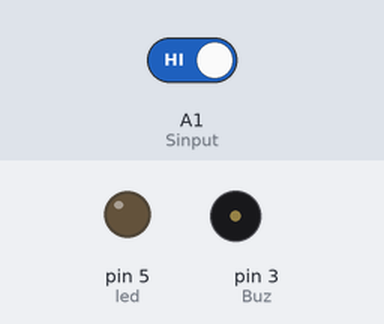
Recording of a sketch running on a simulated Arduino Uno, built with avr-gcc and run on an emulated ATmega328P. Shown: output pins drawn as LEDs (lit = HIGH), buzzer (waves = sounding, pin HIGH). Inputs (shaded band) come from the test bench; at power-on: A1 (Sinput) HIGH.

Above: at 1.2 s.
1.3 s: A1 (Sinput) driven LOW
At 3.5 s:
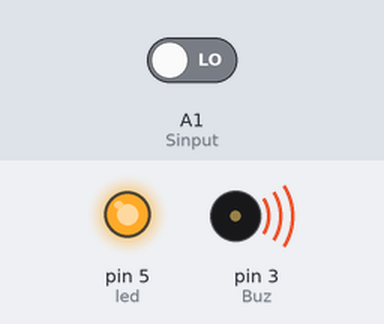
3.8 s: A1 (Sinput) driven HIGH
At 5.2 s:
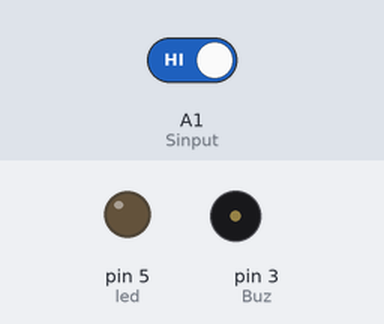
Timing chart, 0 to 6.8 s (numbered marks = the images above; inputs shaded):
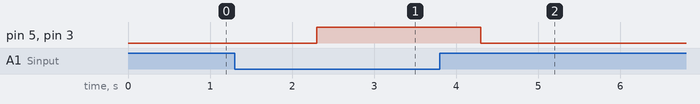

Measured:
- after the input at 1.3 s, pin 5 (led), pin 3 (Buz): LOW → HIGH after 1.0 s
- after the input at 3.8 s, pin 5 (led), pin 3 (Buz): HIGH → LOW after 0.50 s

The sketch:

led.ino
```cpp
int Sinput = A1;    // creating or assigning an int type variable for sensor input signal
int Buz=3; // creating or assigning an int type variable for output buzz and vibrator
int led=5;

void setup()      /// in void setup we make the selected pins output or input.
{
pinMode(Sinput, INPUT);  /// here it is sensors pin  so we are defining here that this pin is input pin
pinMode(Buz, OUTPUT);/// here it is the pin used for transistor to control it,   so we are defining here that this pin is output pin
pinMode(led, OUTPUT);
}
void loop()
{

if(digitalRead(Sinput)==LOW)
{
delay (1000);    // we are waiting for two second after the input pulse from the sensor. if the pulse is for more than  2 second then buzzer get triggered

digitalWrite(Buz, HIGH);
digitalWrite(led, HIGH);
}
else
{

if(digitalRead(Sinput)== HIGH)
{

digitalWrite(Buz, LOW);
digitalWrite(led, LOW);
}

}
}
```
